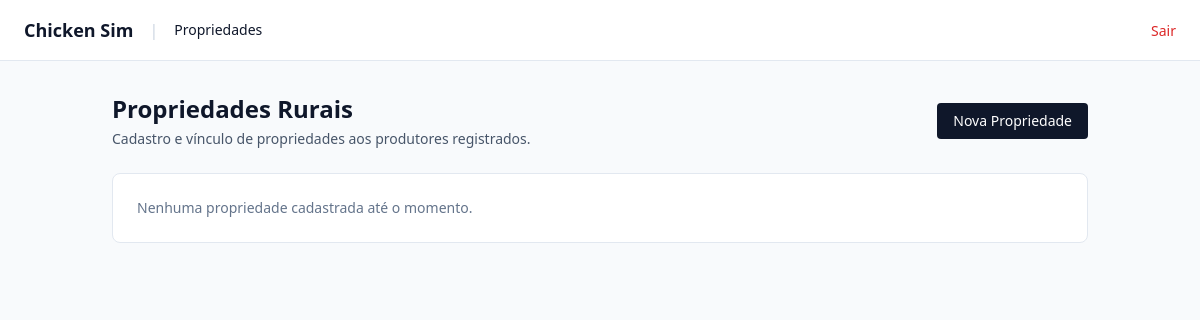
/propriedades/ (signed in), run on an earlier commit of the app's database.
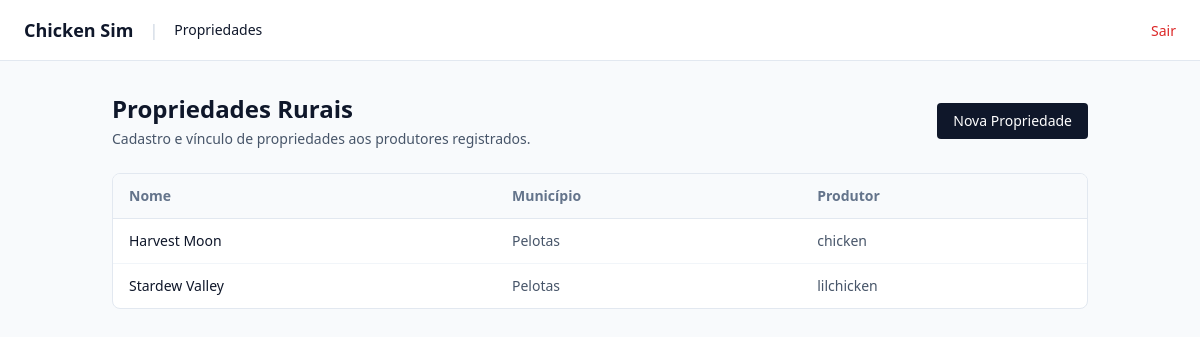
And on a later commit of the database.
### cartorio/models.py (models this page shows, shortened)
class Propriedade(models.Model):
    nome = models.CharField(max_length=150)
    municipio = models.CharField(max_length=100)
    produtor = models.ForeignKey(
        Usuario, on_delete=models.CASCADE, related_name='propriedades'
    )

class Usuario(AbstractUser):
    is_cartorio = models.BooleanField(default=False)

### cartorio/views.py (the view)
# urls.py: path('propriedades/', PropriedadeListView.as_view(), name='propriedade_list'),
class PropriedadeListView(CartorioRequiredMixin, ListView):
    model = Propriedade
    template_name = 'cartorio/propriedade_list.html'
    context_object_name = 'propriedades'
    def get_queryset(self):
        return Propriedade.objects.select_related('produtor').order_by('nome')

### cartorio/mixins.py (called while the page is built)
    def test_func(self):
        return bool(self.request.user.is_authenticated and self.request.user.is_cartorio)

### cartorio/templates/cartorio/propriedade_list.html (shortened to what this page needs)
<!DOCTYPE html>
<html lang="pt-br">
<head>
  <script src="https://cdn.tailwindcss.com"></script>
</head>
<body class="bg-slate-50 text-slate-800 min-h-screen">
  <nav class="bg-white border-b border-slate-200 px-6 py-4 flex items-center justify-between">
    <div class="flex items-center gap-4">
      <a href="{% url 'cartorio_dashboard' %}" class="font-bold text-lg text-slate-900">
        Chicken Sim
      </a>
      <span class="text-slate-300">|</span>
      <a href="{% url 'propriedade_list' %}" class="text-sm font-medium text-slate-900">
        Propriedades
      </a>
    </div>
    <form method="post" action="{% url 'logout' %}" class="inline">
      <button type="submit" class="text-sm text-red-600 hover:underline font-medium">Sair</button>
    </form>
  </nav>
  <main class="max-w-5xl mx-auto px-6 py-8 space-y-6">
    <div class="flex flex-col sm:flex-row sm:items-center sm:justify-between gap-4">
      <div>
        <h1 class="text-2xl font-bold text-slate-900">Propriedades Rurais</h1>
        <p class="text-sm text-slate-600 mt-1">
          Cadastro e vínculo de propriedades aos produtores registrados.
        </p>
      </div>
      <a href="{% url 'propriedade_create' %}" class="inline-flex items-center justify-center bg-slate-900 text-white text-sm font-medium px-4 py-2 rounded hover:bg-slate-800">
        Nova Propriedade
      </a>
    </div>
    <div class="bg-white rounded-lg border border-slate-200 shadow-xs overflow-x-auto">
      {% if propriedades %}
        <table class="w-full text-sm text-left">
          <thead class="border-b border-slate-200 text-slate-500 bg-slate-50">
            <tr>
              <th class="py-3 px-4">Nome</th>
              <th class="py-3 px-4">Município</th>
              <th class="py-3 px-4">Produtor</th>
            </tr>
          </thead>
          <tbody class="divide-y divide-slate-100">
            {% for prop in propriedades %}
              <tr>
                <td class="py-3 px-4 font-medium text-slate-900">{{ prop.nome }}</td>
                <td class="py-3 px-4 text-slate-600">{{ prop.municipio }}</td>
                <td class="py-3 px-4 text-slate-600">{{ prop.produtor.username }}</td>
              </tr>
            {% endfor %}
          </tbody>
        </table>
      {% else %}
        <p class="p-6 text-sm text-slate-500">Nenhuma propriedade cadastrada até o momento.</p>
      {% endif %}
    </div>
  </main>
</body>
</html>

What changed in the data, as far as the page shows it:
added Propriedade: nome "Harvest Moon", municipio "Pelotas", produtor.username "chicken"
added Propriedade: nome "Stardew Valley", municipio "Pelotas", produtor.username "lilchicken"
Also different on the page:
text no longer shown: "Nenhuma propriedade cadastrada até o momento."
text now shown: "Nome Município Produtor"
